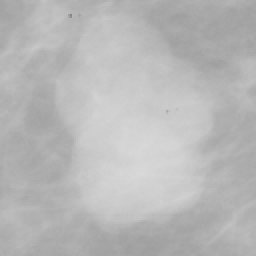
#> input picture Computer Vision Libraries/original.png, 128 x 128 px (shown 2 times larger)
$ python WeightedAveragingFilter.py
#> lines starting #> are read from the running program, lines starting #| are printed output that depends on the picture
import numpy as np
import imageio as io
import matplotlib.pyplot as plt
import cv2 as cv
import random
from skimage.util import random_noise


img=cv.imread('original.png',0)
#> img is the input picture: shape (128, 128); min 134, max 217, mean 183.9
img = np.pad(img, 1, mode='constant', constant_values=0)
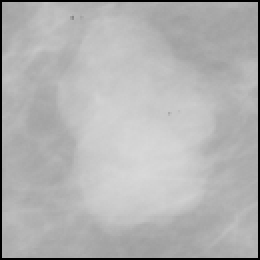
#> img: shape (130, 130) (shown 2 times larger); min 0, max 217, mean 178.2

plt.imshow(img,cmap="gray")
plt.title("Original")
plt.show()
plt.close()

img2=np.zeros(img.shape,dtype='uint8')

win=np.arange(9).reshape(3,3)

# FOR Wighted Average Filter
win[0][0]=1
win[0][1]=2
win[0][2]=1
win[1][0]=2
win[1][1]=4
win[1][2]=2
win[2][0]=1
win[2][1]=2
win[2][2]=1

rotatedWin=np.rot90(win,2)

r,c=img.shape
#> r = 130; c = 130
r2,c2=win.shape

# Weighted AVERAGING FILTER
for i in range (1,r-1):
    for j in range (1,c-1):
        i1=i-1
        for k in range (r2):
            j1=j-1
            for l in range (c2):
                img2[i,j]+=rotatedWin[k,l]*img[i1,j1]
                j1=j1+1
            i1=i1+1
        img2[i,j]=(1.0/16.0)*img2[i,j]
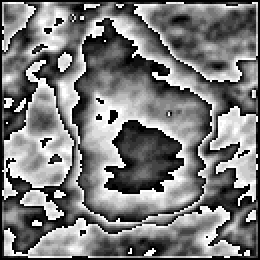
#> img2: shape (130, 130) (shown 2 times larger); min 0, max 15, mean 7.19; drawn with min black and max white


plt.imshow(img2,cmap="gray")
plt.title("WEIGHTED AVERAGE FILTER")
plt.show()
plt.close()
